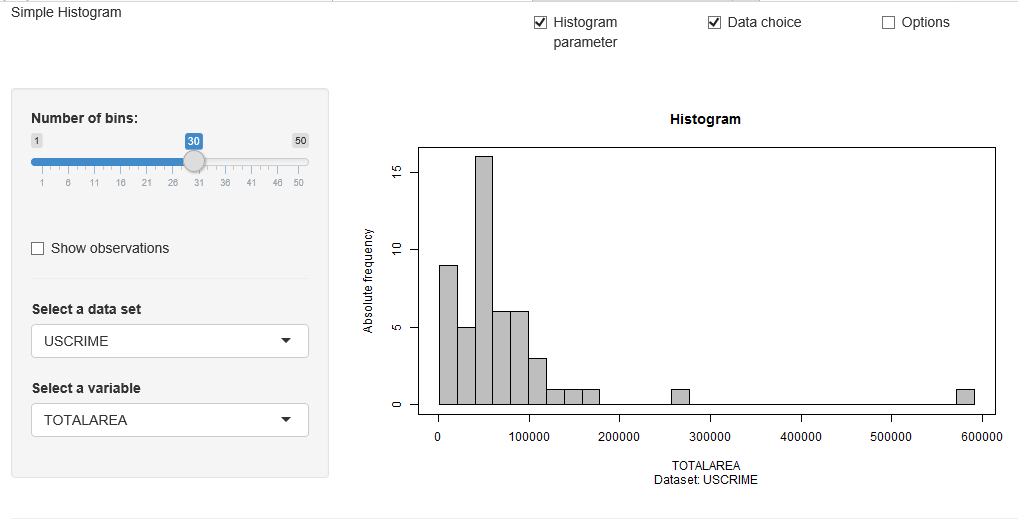

R code for this plot:
# ------------------------------------------------------------------------------
# Name of Quantlet: MMSTAThistogram_simple
# ------------------------------------------------------------------------------
# Published in:     MMSTAT
# ------------------------------------------------------------------------------
# Description:      Produces an interactive interface to show the histogram. The default settings
#                   show the histogram of the variable TOTALAREA of the USCRIME data set.
#                   The number of bins can be chosen and there are variables of three data sets
#                   available: CARS, DECATHLON, USCRIME.
# ------------------------------------------------------------------------------
# Keywords:         data visualization, empirical, parameter, parametric, visualization,
#                   variable selection, frequency, histogram, uscrime
# ------------------------------------------------------------------------------
# Usage:            MMSTAThelper_function
# ------------------------------------------------------------------------------
# Output:           Interactive shiny application
# ------------------------------------------------------------------------------
# Example:          Shows a histogram of the variable TOTALAREA of the USCRIME data set.
#                   The number of bins is set to 30.
# ------------------------------------------------------------------------------
# See also:         COPdaxnormhist, COPdaxreturnhist, BCS_Hist2, BCS_Hist1,
#                   MMSTATtime_series_1, MMSTATlinreg, MMSTATconfmean, 
#                   MMSTATconfi_sigma, MMSTATassociation, MMSTAThelper_function
# ------------------------------------------------------------------------------
# Author:           Yafei Xu
# ------------------------------------------------------------------------------
# Datafiles:        CARS.rds, DECATHLON.rds, USCRIME.rds
# ------------------------------------------------------------------------------ 

# please use "Esc" key to jump out of the Shiny app
rm(list = ls(all = TRUE))
graphics.off()

# please set working directory setwd('C:/...') 
# setwd('~/...')    # linux/mac os
# setwd('/Users/...') # windows

source("MMSTAThelper_function.r")

############################### SUBROUTINES ##################################
### server ###################################################################

mmstat$vartype = 'numvars'

mmstat.ui.elem("bins", 'sliderInput',
               label = gettext("Number of bins:"),
               min   = 1, 
               max   = 50, 
               value = 30)
mmstat.ui.elem("obs", 'checkboxInput',
               label = gettext("Show observations"), value = FALSE)
mmstat.ui.elem("dataset", "dataSet",     
               choices = mmstat.getDataNames("USCRIME", "CARS", "DECATHLON"))
mmstat.ui.elem("variable", "variable1",   
               vartype = "numeric")
mmstat.ui.elem("cex", "fontSize")

server = shinyServer(function(input, output, session) {
  
  output$binsUI     = renderUI({ mmstat.ui.call('bins') })
  output$obsUI      = renderUI({ mmstat.ui.call('obs') })
  output$datasetUI  = renderUI({ mmstat.ui.call('dataset') })
  output$cexUI      = renderUI({ mmstat.ui.call('cex')  }) 
  output$variableUI = renderUI({ inp  = mmstat.getValues(NULL, dataset = input$dataset)
                                 mmstat.ui.call('variable',
                                                choices = mmstat.getVarNames(inp$dataset, 'numeric'))
  })   
  
  getVar = reactive({
    mmstat.log(paste('getVar'))
    var             = mmstat.getVar(isolate(input$dataset), input$variable)
    dec             = mmstat.dec(c(var$mean, var$median))
    var$decimal     = dec$decimal
    var[['pos']]    = 2*(var$mean<var$median)
    var
  })
  
  output$distPlot = renderPlot({
    var    = getVar()
    input  = mmstat.getValues(NULL, bins = input$bins, cex = input$cex, obs = input$obs)
    bins   = seq(var$min, var$max, length.out = as.numeric(input$bins) + 1)
    hist(var$values,
         breaks   = bins,
         col      = "grey", 
         xlab     = var$xlab,
         main     = gettext("Histogram"), 
         sub      = var$sub,
         ylab     = gettext("Absolute frequency"),
         cex.axis = input$cex,
         cex.lab  = input$cex,
         cex.main = 1.2*input$cex,
         cex.sub  = input$cex,
         axes     = F)
    usr = par("usr")
    mmstat.axis(1, usr[1:2], cex.axis = input$cex)
    mmstat.axis(2, usr[3:4], cex.axis = input$cex)    
    if (input$obs) rug(var$values, lwd = 1)
    box()
  })
  
  output$logText = renderText({
    mmstat.getLog(session)
  })
})

############################### SUBROUTINES ##################################
### ui #######################################################################

ui = shinyUI(fluidPage(
  div(class = "navbar navbar-static-top",
      div(class = "navbar-inner", 
          fluidRow(column(6, div(class = "brand pull-left", 
                                 gettext("Simple Histogram"))),
                   column(2, checkboxInput("showbins", 
                                           gettext("Histogram parameter"), 
                                           TRUE)),
                   column(2, checkboxInput("showdata", 
                                           gettext("Data choice"), 
                                           FALSE)),
                   column(2, checkboxInput("showoptions", 
                                           gettext("Options"), 
                                           FALSE))))),
    
  sidebarLayout(
    sidebarPanel(
      conditionalPanel(
        condition = 'input.showbins',
        uiOutput("binsUI"),
        br(),
        uiOutput("obsUI")
      ),
      conditionalPanel(
        condition = 'input.showdata',
        hr(),
        uiOutput("datasetUI"),
        uiOutput("variableUI")
      ),
      conditionalPanel(
        condition = 'input.showoptions',
        hr(),
        uiOutput("cexUI")
      )
    ),
    mainPanel(plotOutput("distPlot"))),

  htmlOutput("logText")  
))

############################### SUBROUTINES ##################################
### shinyApp #################################################################

shinyApp(ui = ui, server = server)
